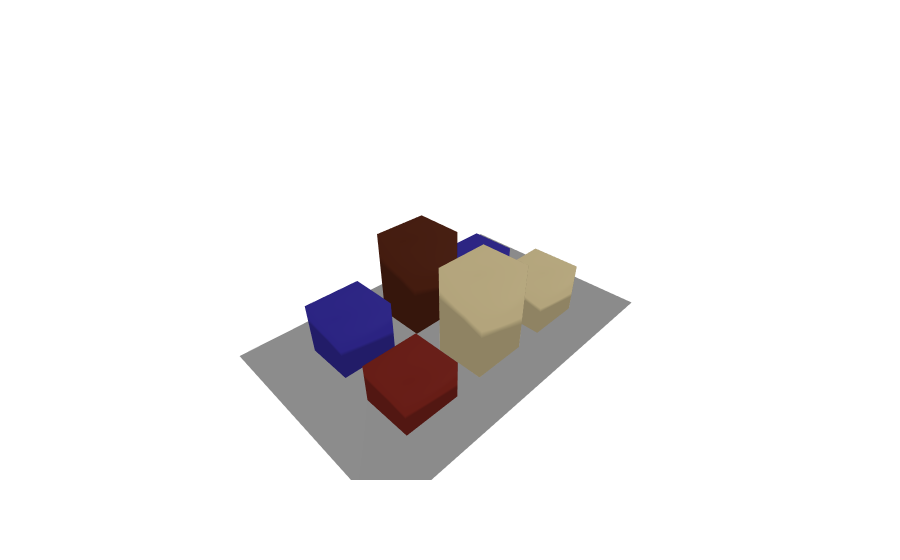

The cell this chart's notebook holds for it:
### Code cell
set_defaults(
    "plotly"
)  # Our scene is simple, and Plotly is the best backend for online interactive plots :-)

fig = BASE_SCENE.plot()
make_transparent(fig)
